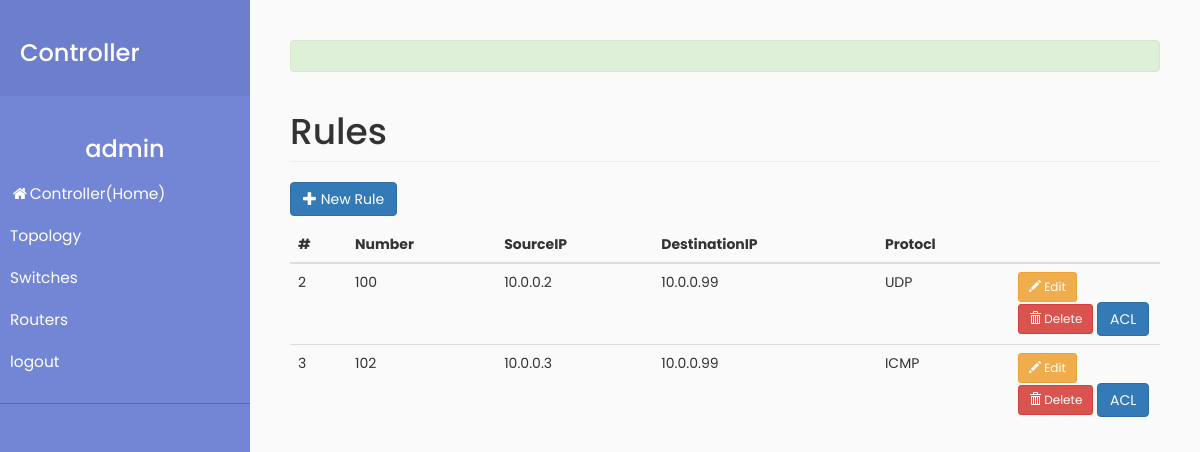
The app's page /layer3/ (signed in) with its own data.
### layer3/models.py (models this page shows, shortened)
class Rule(models.Model):
    PROTOCOL = (
        ('TCP', 'TCP'),
        ('UDP', 'UDP'),
        ('ICMP', 'ICMP')
    )
    ACTIONS = (
        ('permit', 'permit'),
        ('deny', 'deny'),
    )
    number = models.IntegerField(null=False, unique=True,
                                 validators=[MinValueValidator(100), MaxValueValidator(199)])
    sourceIP = models.GenericIPAddressField(protocol='IPv4')
    destinationIP = models.GenericIPAddressField(protocol='IPv4')
    protocol = models.CharField(max_length=6, choices=PROTOCOL)
    action = models.CharField(max_length=10, choices=ACTIONS)

### layer3/views.py (the view)
# urls.py: path('', views.rule_list, name='rule_list'),
def rule_list(request):
    rules = Rule.objects.all()
    interfaces = InterfaceRouter.objects.all()
    print(interfaces)
    return render(request, 'rules/rule_list.html', {'rules': rules,
                                                    "interfaces": interfaces})

### layer3/models.py (called while the page is built)
    def __str__(self):
        return str(self.name_int)

### layer3/templates/rules/rule_list.html (shortened to what this page needs)
{% extends 'base.html' %}
{% load static %}
{% block content %}
<div id="message" class="alert alert-success"  role="alert"></div>
  <h1 class="page-header">Rules</h1>
  <p>
    <button type="button"  name="create"
            class="btn btn-primary js-create-rule"
            data-url="{% url 'rule_create' %}">
      <span class="glyphicon glyphicon-plus"></span>
      New Rule
    </button>
  </p>
  <table class="table" id="rule-table">
    <thead>
      <tr>
        <th>#</th>
        <th>Number</th>
        <th>SourceIP</th>
        <th>DestinationIP</th>
        <th>Protocl</th>
        <th></th>
      </tr>
    </thead>
    <tbody>
      {% include 'rules/includes/partial_rule_list.html' %}
    </tbody>
  </table>
{% endblock %}

### templates/sidebar.html (shortened to what this page needs)
<nav id="sidebar">
    <div class="sidebar-header">
        <h3>Controller</h3>
    </div>
    <ul class="list-unstyled components">
        {% if user.is_authenticated %}
        <h3 class="user">{{ user.username }}</h3>
        <li>
            <a href="{% url 'dashboard' %}"><i class="fa fa-fw fa-home"></i>Controller(Home)</a>
        </li>
        <li>
            <a href="{% url 'mytopology' %}">Topology</a>
        </li>
        <li>
            <a href="{% url 'device_list_view' %}">Switches</a>
            <a href="#routers" data-toggle="collapse" aria-expanded="false">Routers</a>
        </li>
        <li>
            <a href="{% url 'logout' %}">logout</a> {% endif %}
        </li>
    </ul>
</nav>

### layer3/templates/rules/includes/partial_rule_list.html (shortened to what this page needs)
{% load static %}
<link rel="stylesheet" href="{% static 'css/acl.css' %}" /> {% for rule in rules %}
<tr>
    <td>{{ rule.pk }}</td>
    <td>{{ rule.number }}</td>
    <td>{{ rule.sourceIP }}</td>
    <td>{{ rule.destinationIP }}</td>
    <td>{{ rule.protocol }}</td>
    <td style="width: 150px">
        <button type="button" name="edit" class="btn btn-warning btn-sm js-update-rule" data-url="{% url 'rule_update' rule.pk %}">
        <span class="glyphicon glyphicon-pencil"></span> Edit
      </button>
        <button type="button" class="btn btn-danger btn-sm js-delete-rule" data-url="{% url 'rule_delete' rule.pk %}">
        <span class="glyphicon glyphicon-trash"></span> Delete
      </button>
        <button type="button" class="btn btn-primary" data-toggle="modal" data-target="#dhcpSnooping">ACL</button>
    </td>
</tr>
{% empty %}
<tr>
    <td colspan="8" class="text-center bg-warning">No rule</td>
</tr>
{% endfor %}

### static/css/main.css (style rules this page uses)
body { font-family: 'Poppins', sans-serif; background: #fafafa; }
p { font-family: 'Poppins', sans-serif; font-size: 1.1em; font-weight: 300; line-height: 1.7em; color: #999; }
a, a:hover, a:focus { color: inherit; text-decoration: none; transition: all 0.3s; }
#sidebar { width: 250px; position: fixed; top: 0; left: 0; height: 100vh; z-index: 999; background: #7386D5; color: #fff; transition: all 0.3s; }
#sidebar .sidebar-header { padding: 20px; background: #6d7fcc; }
#sidebar ul.components { padding: 20px 0; border-bottom: 1px solid #47748b; }
#sidebar ul li a { padding: 10px; font-size: 1.1em; display: block; }
a[data-toggle="collapse"] { position: relative; }
.user { text-align: center; }

### records on screen
Rule: pk "2", number "100", sourceIP "10.0.0.2", destinationIP "10.0.0.99", protocol "UDP"
Rule: pk "3", number "102", sourceIP "10.0.0.3", destinationIP "10.0.0.99", protocol "ICMP"

### other values on screen
{{ user.username }} "admin"
